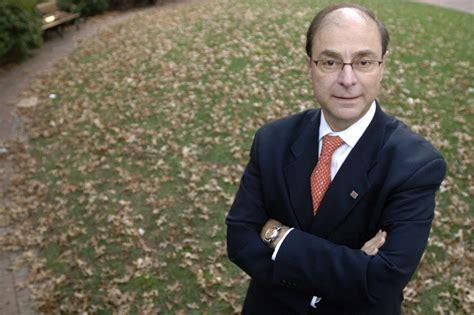
#> input picture src/main/java/model/facerecognition/opencv/outFile.jpg, 474 x 315 px, found by its file name
$ python FaceRecognitionOPENCVCatPython.py
#> lines starting #> are read from the running program, lines starting #| are printed output that depends on the picture
#> further down, test_image2 is the input picture: shape (315, 474, 3); mean B, G, R 79.4, 96.4, 101.5
import cv2
import random


def detect_faces(cascade, image):
    gray_image = cv2.cvtColor(image, cv2.COLOR_BGR2GRAY)
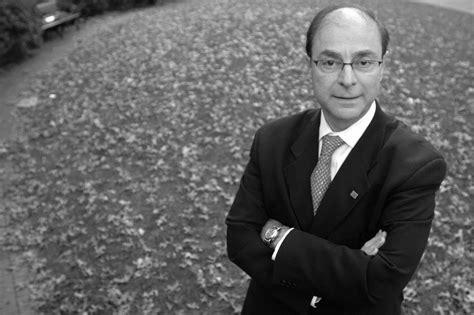
#> gray_image: shape (315, 474); min 0, max 255, mean 96

    faces_rect = cascade.detectMultiScale(gray_image)
#> faces_rect = ()
    # print 0 0 image width/height if no faces
    if len(faces_rect) == 0:
        print(0)
        print(0)
        h, w, c = image.shape
#> h = 315; w = 474; c = 3
        print(w)
#| 474
        print(h)
#| 315
        return
    face = random.randint(0, len(faces_rect) - 1)
    (x, y, w, h) = faces_rect[face]
    print(x)
    print(y)
    print(w)
    print(h)
    return


# loading image
file = "lib/opencv-cat/outFile.jpg"
test_image2 = cv2.imread(file)
haar_cascade_face = cv2.CascadeClassifier("lib/opencv-cat/haarcascade_frontalcatface_extended.xml")
# call the function to detect faces
detect_faces(haar_cascade_face, test_image2)
